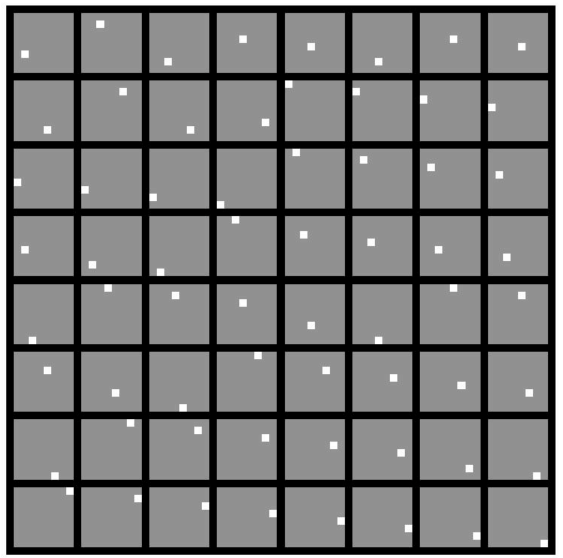
%> input picture bin/PixelsSpace_BasisVectors.png, 1126 x 1116 px (shown at 1/2 size)
$ octave Lecture_MachineLearning_day01.m   (GNU Octave 9; MATLAB toolbox functions it lacks are replaced by stand-ins)
%> lines starting %> are read from the running program, lines starting %| are printed output that depends on the picture
### plot_vectors.m
function plot_vectors(v,varargin)

for i = 1:size(v,1)
    plot([0,v(i,1)],[0,v(i,2)],'ko-','linewidth',2,varargin{:});
    hold on;
end
axis tight;
box off;
grid on;
axis square;
axis equal;
Xlim = ceil(max(abs([v(:)]))*1.2);
Ylim = Xlim;
set(gca,'xlim',[-Xlim Xlim],'ylim',[-Ylim Ylim]);
hold off;

### Lecture_MachineLearning_day01.m
%% Day 1: Linear Algebra Basics and Principal Component Analysis
%
% Concepts covered:
%
% Orthogonality, scalar product, norm, variance, covariance, projection,
% rotation, eigenvector decomposition, principal component analysis.
%
% Usually these are simple concepts (really!), but most of the
% time made difficult with mathematical jargon. I will avoid mathematical
% jargon to make the course as accessible as possible.
%
% Why linear algebra is important?
%
% Data analysis consists of understanding the data, rather than making
% statistical inferences.
%
% We view data as vectors occupying a given space (sensor space, pixel
% space, voxel space, etc.).
%


subplot(2,1,1);
imshow(imread('~/Desktop/MachineLearningWorkshop//bin/PixelsSpace_BasisVectors.png'));
title('Basis Vectors for Pixel Space')
subplot(2,1,2);
imshow(imread('~/Desktop/MachineLearningWorkshop//bin/PixelsSpace_BasisVectors_02.png'));
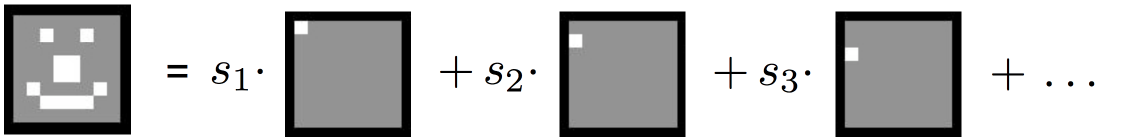
%> input picture bin/PixelsSpace_BasisVectors_02.png, 2290 x 280 px (shown at 1/2 size)
title('Weighted basis vectors')
%%
% And as a general rule data occupies only a
% small portion of this space. Linear algebra helps us tremendously in
% order to find how this data is distributed in a space, and if necessary
% to bring the data to a another space which is more efficient, more
% compact. Linear algebra provides us how we can do this type of things.
clf
imshow(imread('~/Desktop/MachineLearningWorkshop//bin/PossibleImages.png'))
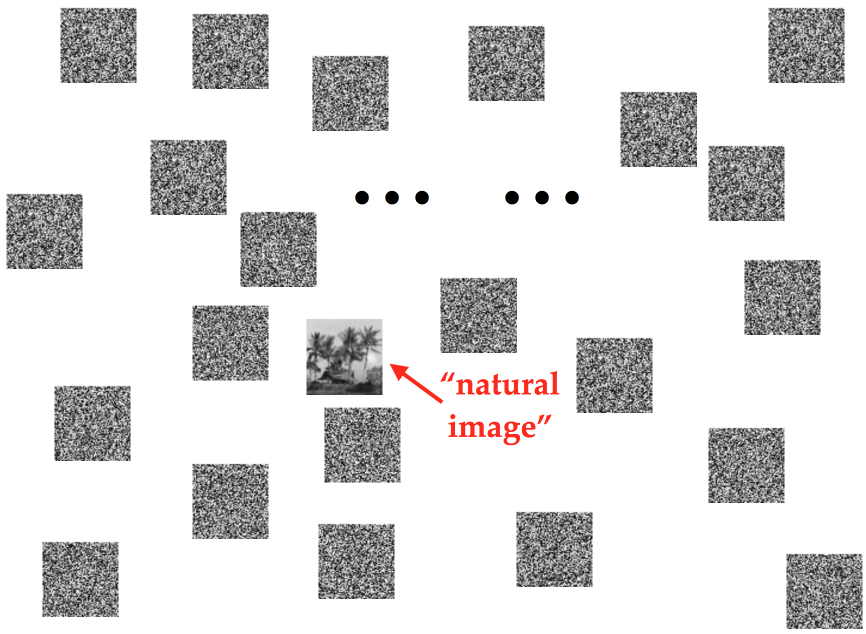
%> input picture bin/PossibleImages.png, 1732 x 1268 px (shown at 1/2 size)
title('Natural images occupy only a small portion of the pixel space')
%% Example: Pixel Space of two-pixel images
% An image patch of two pixels can be seen as one vector in a space where
% pixel values are dimensions.
figure;
v = randn(50,2)*2;

subplot(1,2,1)
imagesc(v);
colorbar;
colormap gray
ylabel('images')
xlabel('pixels')
title('2-pixel images')

subplot(1,2,2);
plot_vectors(v);
xlabel('pixel 1')
ylabel('pixel 2');

% We can think the same way for an usual image of 1600 pixels. This is
% however not possible to plot on a surface.
%
%
% Q: Can you think of how this would look like when we took instead natural
% images of 2 pixel wide?

%% One fundamental operation: Scalar Product (or Dot Product)
%
% Scalar product takes two vectors and returns one scalar.
%
% Scalar product between two vectors is the sum of all their
% elements after element-wise multiplication. The two vectors MUST have the
% same size.
%
% A*B = SUM ( A(1)*B(1) + A(2)*B(2) + A(3)*B(3) + ... )
%
% In Matlab terms, one can either use matrix multiplication:
% a'*b
% or element-wise multiplication and summation
% sum(a.*b)
%
%% Meaning of Scalar Product
%
% We can think of Scalar product as a projection.
clf;
vector         = [1 1];                     % Create a vector
vector         = vector/sqrt(vector*vector') % Make its length equal to one
plot_vectors(vector);                        % plot the vector
hold on

X              = [0 1];%rand(1,2);                  % Create random points.
plot_vectors(X,'color','r')                  % Plot the random points.
hold on;


scalar_product = vector*X';                  % compute the scalar product.
scaled_vector  = scalar_product*vector;      % scale the vector with the scalar vectors.
try
    plot_vectors(scaled_vector,'color','m')
end
hold on;
plot([X(1) scaled_vector(1)],[X(2) scaled_vector(2)],'r')
axis square
h = legend('Vector V','Data D','ScalarProduct(V,D)*V','OrthogonalProjection');
set(h,'location','northoutside')

% Scalar product between two vectors is proportional to the projection of
% one to the another.
% It is exactly the perpendicular PROJECTION when the projected vector
% has a unit of 1.
%
% Q: how does this compares to the least-squares distance that we use to
% find the best fitting line in a regression analysis?
%% Scalar product of a vector with itself: a'*a
% Long time ago in the school we learnt how to compute the hypotenus of a
% triangle using Pythagoras formula. For a triangle with edges of 3 and 4
% units, we had
%
% sqrt(3^2 + 4^2) = 5
%
% The square-root of the scalar product of a vector with it self is the
% norm, that is the length of that vector
v = [3 4];
clf;
plot_vectors(v);
v_length = sqrt(v*v');
title(sprintf('The length of vector [%0.1g %0.1g] is %0.3g',v(1),v(2),v_length))

% The scalar product of one vector with itself gives us its length.
% This makes sense if you think of scalar product as the projection of one
% vector to itself.
%
% Q: Can we now think of a method to transform any vector to a length of 1.
%% Scalar product wrap up.
% The fundamental equation for scalar product between two random vectors:
%
% x dot y = length(x)*length(y)*cos(alpha)
% x dot y / length(x)*length(y) = cos(alpha)
%
% This means three things. The scalar product between x and y is
% proportional to
% (1) the length of the vector x
% (2) the length of the vector y and
% (3) the angle that separates them.
%
% If we have two vectors x and y of length 1, their dot product is equal
% to the cosinus of the angle that separetes them.
%
% For two orthogonal vectors unit vectors, their scalar product will be equal to
% zero.
v = [ 2 4];
v = v./sqrt(v*v');
y = [ -2 5];
y = y./sqrt(y*y')
plot_vectors([v;y])
title(sprintf('The angle between\nthese two vectors is %d degrees',round(rad2deg(acos(v*y')))));
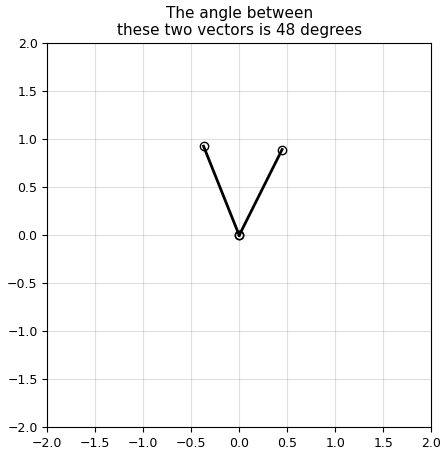
%> figure redrawn from the program's plot data
%% To find the angle between any two vectors we need to normalize each
% vector with their length
%
% v dot y / (norm(v)*norm(y))= cos(alpha)
% v*y' / ( v*v' * y*y' ) = cos(alpha)
% create two unit vectors
v     = rand(1,2);
y     = rand(1,2);
plot_vectors([v;y])
% normalize their length, so that they have unit length
v     = v./sqrt(v*v');
y     = y./sqrt(y*y');
hold on;
plot_vectors([v;y],'color','r')

title(sprintf('The angle between these two vectors is %0.3g degrees',(rad2deg(acos(v*y')))));
%% Linear Transformation
%
% In simple words, a linear transformation is a function that maps one
% position in one space to another one in another space.
%
% Example: One basic transformation is rotation with a given angle.
clf;
v     = [0 1];%randn(3,2);
plot_vectors(v);
% a rotation matrix rotates a vector with a given angle, it is defined as
alpha = deg2rad(33);
R     = [cos(alpha) sin(alpha);-sin(alpha) cos(alpha)]';
v_r   = R*v';
hold on;
plot_vectors(v_r','color','r')
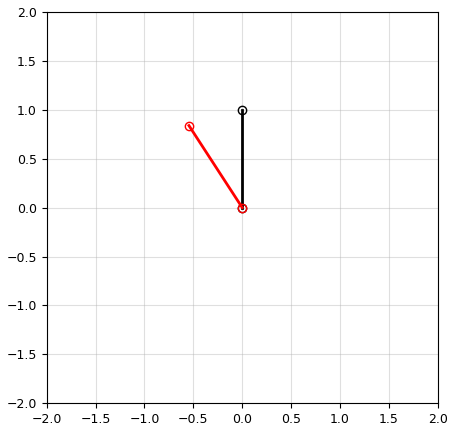
%> figure redrawn from the program's plot data
% legend('Vector 1','Vector 2','Transformed 1','Transformed 1');

%% Graphic illustration of transformation in 2D
% we can actually see what a transformation does to the space by looking at
% all the vectors
[y,x]        = meshgrid(-4:.5:4,-4:.5:4);
v            = [x(:) y(:)];

subplot(2,2,1);
plot_vectors(v);
axis square;set(gca,'xlim',[-5 5],'ylim',[-5 5]);
title('Before Transformation');

alpha = deg2rad(12);
R     = [cos(alpha) sin(alpha);-sin(alpha) cos(alpha)]';%rotation
R     = [2 0;0 1]';
v_r   = R*v';%transform

subplot(2,2,2);
plot_vectors(v_r','color','r');
axis square;set(gca,'xlim',[-5 5],'ylim',[-5 5])
title('After Transformation')
%
subplot(2,2,[3 4])
quiver(x(:),y(:),v_r(1,:)'-x(:),v_r(2,:)'-y(:),1,'k')
title('What goes where?')
axis square;set(gca,'xlim',[-5 5],'ylim',[-5 5])
%> after `set(gca,'xlim',[-5 5],'ylim',[-5 5])`:
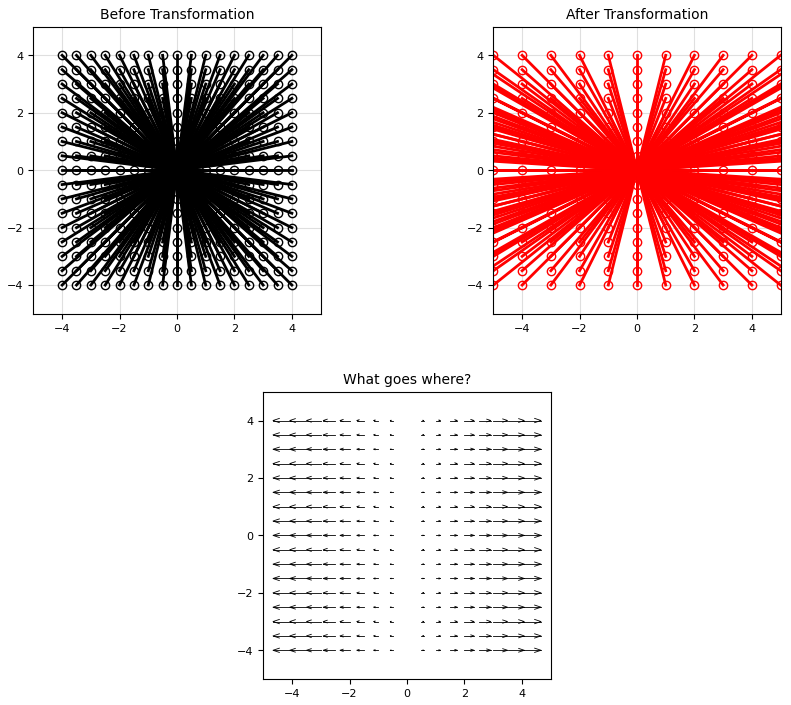
%> figure redrawn from the program's plot data, 3 panels; panel 3: highest point at x = -4, y = 4; panel 3: highest point at x = -4.44, y = 4.07
% Q1: Can you come up with another transformation ?
% Q2: Any idea how we can code your transformation in matrix form ?
%%%%%%%%%%%%%%%%%%%%%%%%%%%%%%%%%%%%%%%%%%%%%%%%%%%%%%%%%%%%%%%%%%%%%%%%
%%%%%%%%%%%%%%%%%%%%%%%%%%%%%%%%%%%%%%%%%%%%%%%%%%%%%%%%%%%%%%%%%%%%%%%%
%%%%%%%%%%%%%%%%%%%%%%%%%%%PART 2%%%%%%%%%%%%%%%%%%%%%%%%%%%%%%%%%%%%%%%
%%%%%%%%%%%%%%%%%%%%%%%%%%%%%%%%%%%%%%%%%%%%%%%%%%%%%%%%%%%%%%%%%%%%%%%%
%%%%%%%%%%%%%%%%%%%%%%%%%%%%%%%%%%%%%%%%%%%%%%%%%%%%%%%%%%%%%%%%%%%%%%%%
%%%%%%%%%%%%%%%%%%%%%%%%%%%%%%%%%%%%%%%%%%%%%%%%%%%%%%%%%%%%%%%%%%%%%%%%

%% Mean of a vector

number_of_trials = 100
x                = randn(number_of_trials,1);
o                = ones(number_of_trials,1);

M                = o'*x/number_of_trials

%% Variance of a vector
% variance(x) = squared sums of x_i around their mean
%             = sum( (x_i - mean(x))^2 )
var(x)                        % variance from Matlab
(x-M)'*(x-M)/number_of_trials % variance
% generally we work we data that is mean corrected
x = x - M;                    % mean centering
x'*x/number_of_trials

% Variance is the scalar product of a mean-centered vector dividted by the number of points.
%% Covariance between two vectors
% covariance is similar to variance, except two different vectors are multiplied
% instead of one being multiplied with itself.
number_of_trials = 1000;
x                = randn(number_of_trials,1);
x                = x-mean(x);
y                = randn(number_of_trials,1);
y                = y-mean(y);
clf
% plot(x,y,'o');
fprintf('The scalar product between x and y divided by number of points:\n')
x'*y/number_of_trials %

% a handy way of doing this is to create a data matrix D and then
% multiplying the D with itself. We get both variances and covariances in a
% neat matrix format.

fprintf('Data matrix D multiplied by itself:\n')
D = [x y]; % data matrix
C = D'*D/number_of_trials
C = cov(D)

fprintf('Matlab''s cov() function (uses slightly different normalization):\n')
cov(x,y)

%C = D'*D = [ x*x x*y
%             y*x y*y   ]  / n
%
%         = [ var(x) cov(x,y)
%             cov(y,x) var(y) ]
%
% C is an important matrix!
% It contains variances on it diagonal entries and covariances in its
% off-diagonal entries.
%
% Because the co-variance between x and y is the same as y and x, C is a
% symmetric matrix.
%
% The covariance matrix C summarizes all second-order relationships of the
% present in the data.

%% Few exercices:
number_of_trials = 5000;
x                = randn(number_of_trials,1);
x                = x-mean(x);
y                = randn(number_of_trials,1);
y                = y-mean(y);
clf;
total_panels     = 4;
panels           = 1:total_panels;%randsample(1:total_panels,total_panels);
h = [];
for i = 1:total_panels
   D = [x y]*randn(2)*1.5;

   h = [h subplot(total_panels,2,i*2-1)];
   plot(D(:,1),D(:,2),'.');
   grid on;box off;xlabel('x');ylabel('y');set(gca,'xlim',[-10 10],'ylim',[-10 10]);
   axis square;
   title(mat2str(i));


   subplot(total_panels,2,panels(i)*2);
%    imagesc(cov(D),[-3 3]);
   C = D'*D/number_of_trials
   ImageWithText(C,ceil(C),[-4 4]);
   set(gca,'xtick',[1 2],'ytick',[1 2],'xticklabel',{'x' 'y'},'yticklabel',{'x' 'y'});
   colorbar;
   colormap jet;
%    drawnow;
   axis square;
end


%% Variance across arbitrary directions
%
% When we computed D'*D we are actually computing the variance along the x
% and y-directions.
% Can we compute the variance along arbitrary directions?


% let's create some mean-centered bi-variate data:
number_of_trials = 500;
x                = randn(number_of_trials,1);
x                = x-mean(x);
y                = randn(number_of_trials,1);
y                = y-mean(y);
D                = [x y]*[.05 .2;.2 .3];

% plot the data
subplot(2,1,1);
plot(D(:,1),D(:,2),'.')
set(gca,'xlim',[-10 10],'ylim',[-10 10],'xtick',[-10 0 10],'ytick',[-10 0 10]);
axis equal;axis square;
%> after `axis square`:
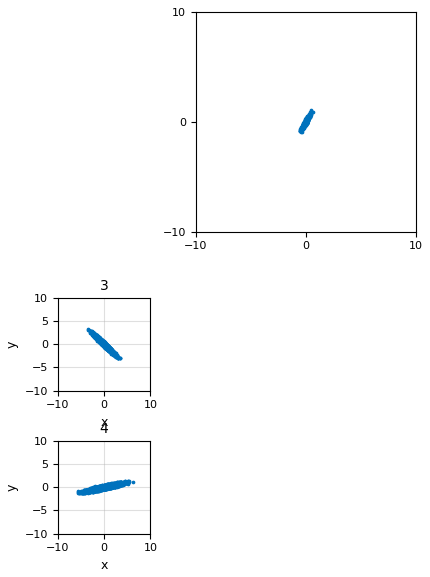
%> figure redrawn from the program's plot data, 3 panels
%
V   = [];
lim = 2;
clf;
%> (the run ends here)
